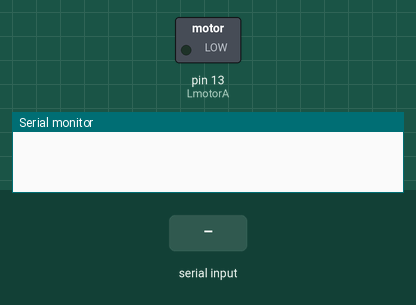
The sketch below on a simulated Arduino Uno, built with avr-gcc and run on an emulated ATmega328P. Parts: switched loads named in the sketch (green lamp = pin HIGH), the last lines printed to the serial monitor. The test bench sets the inputs (shaded band).

Above: at 1.2 s.
1.3 s: "F" received over the second serial link
At 2.5 s:
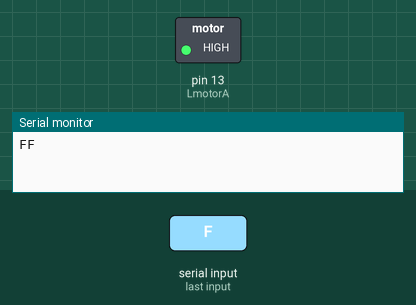
2.8 s: "B" received over the second serial link
At 3.8 s:
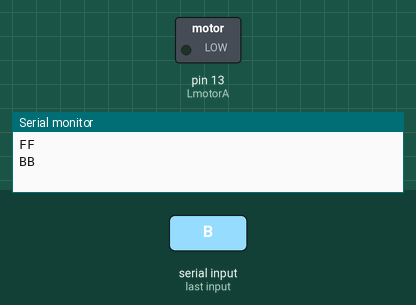
Timing chart, 0 to 5.8 s (numbered marks = the images above; inputs shaded):
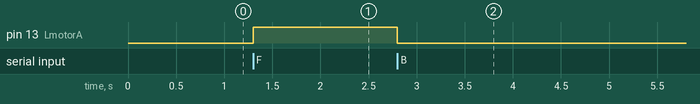

Measured:
- after the input at 1.3 s, pin 13 (LmotorA): LOW → HIGH at once
- after the input at 2.8 s, pin 13 (LmotorA): HIGH → LOW at once

The sketch:

connectionnforled.ino
```cpp
#include <SoftwareSerial.h>


int LmotorA= 13;


SoftwareSerial Ser(2,3);

void setup()
{
  pinMode(LmotorA,OUTPUT);


  Ser.begin(9600);
  Serial.begin(9600);
}

void loop()
{
  if(Ser.available())
  {
    char data=Ser.read();
    Serial.print(data);
    if(data=='F')
    {
      Forward();
    }
    else if(data=='B')
    {
      Backward();
    }

    else
    {
      Stop();
    }
  }
}

void Forward()
{
  digitalWrite(LmotorA,HIGH);

  Serial.println("F");
}
void Backward()
{
  digitalWrite(LmotorA,LOW);

  Serial.println("B");
}

void Stop()
{
  digitalWrite(LmotorA,LOW);

  Serial.println("S");
}
```
